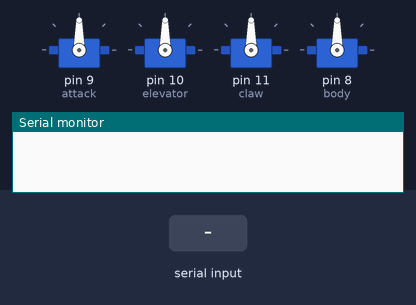
Recording of a sketch running on a simulated Arduino Uno, built with avr-gcc and run on an emulated ATmega328P. Parts: 4 × servo, the last lines printed to the serial monitor. The test bench sets the inputs (shaded band).

Above: at 1.2 s.
1.3 s: "q" received over Serial
At 1.9 s:
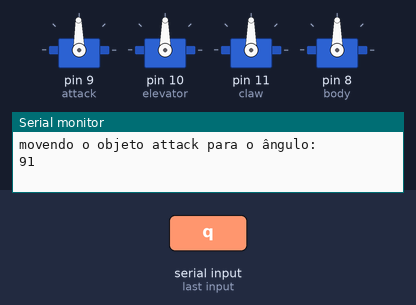
2.8 s: "w" received over Serial
At 3.1 s:
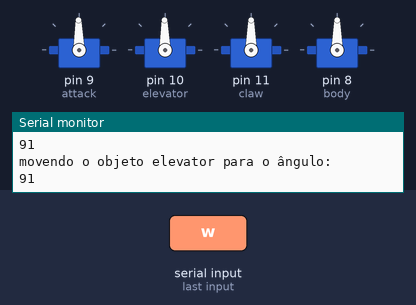
4.3 s: "e" received over Serial
At 5.4 s:
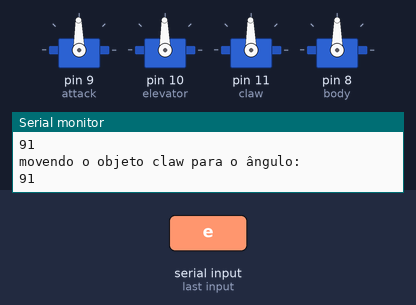
5.8 s: "r" received over Serial
At 6.6 s:
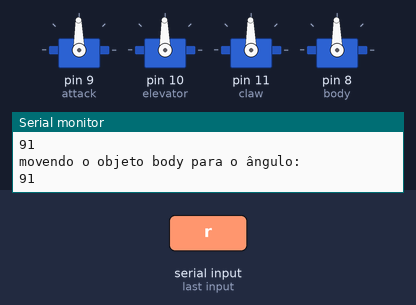
Timing chart, 0 to 8.3 s (numbered marks = the images above; inputs shaded):
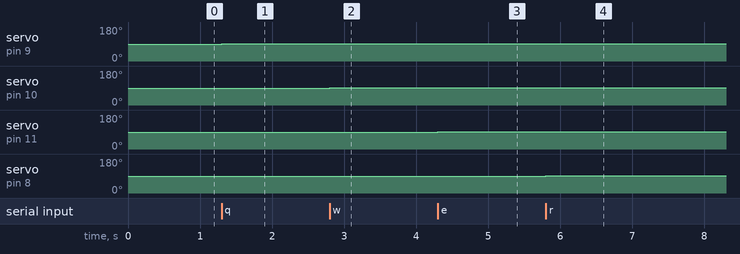

The sketch:

verify_angles.ino
```cpp
#include <VarSpeedServo.h>

VarSpeedServo attack;
VarSpeedServo elevator;
VarSpeedServo claw;
VarSpeedServo body;

int posicao = 90;
int posicao_attack = 90;
int posicao_elevator = 90;
int posicao_claw = 90;
int posicao_body = 90;

char mover;


void setup() {
    Serial.begin(9600);
    attack.attach(9, 1, 180);
    elevator.attach(10, 1, 180);
    claw.attach(11, 1, 180);
    body.attach(8, 1, 180);

}

void loop() {

  mover = Serial.read();

  if (mover == 'q'){
    posicao_attack += 1;
    attack.write(posicao_attack);
    Serial.println("movendo o objeto attack para o ângulo: ");
    Serial.println(int(posicao_attack));
    mover = 'z';
  }
  else if (mover == 'a'){
    posicao_attack -= 1;
    attack.write(posicao_attack);
    Serial.println("movendo o objeto attack para o ângulo: ");
    Serial.println(int(posicao_attack));
    mover = 'z';
  }

   else if (mover == 'w'){
    posicao_elevator += 1;
    elevator.write(posicao_elevator);
    Serial.println("movendo o objeto elevator para o ângulo: ");
    Serial.println(int(posicao_elevator));
    mover = 'z';
  }
  else if (mover == 's'){
    posicao_elevator -= 1;
    elevator.write(posicao_elevator);
    Serial.println("movendo o objeto elevator para o ângulo: ");
    Serial.println(int(posicao_elevator));
    mover = 'z';
  }

  else if (mover == 'e'){
    posicao_claw += 1;
    claw.write(posicao_claw);
    Serial.println("movendo o objeto claw para o ângulo: ");
    Serial.println(int(posicao_claw));
    mover = 'z';
  }
  else if (mover == 'd'){
    posicao_claw -= 1;
    claw.write(posicao_claw);
    Serial.println("movendo o objeto claw para o ângulo: ");
    Serial.println(int(posicao_claw));
    mover = 'z';
  }

  else if (mover == 'r'){
    posicao_body += 1;
    body.write(posicao_body);
    Serial.println("movendo o objeto body para o ângulo: ");
    Serial.println(int(posicao_body));
    mover = 'z';
  }
  else if (mover == 'f'){
    posicao_body -= 1;
    body.write(posicao_body);
    Serial.println("movendo o objeto body para o ângulo: ");
    Serial.println(int(posicao_body));
    mover = 'z';
  }
  else if (mover == 'y'){
    posicao == 90;
    attack.write(posicao);
    elevator.write(posicao);
    body.write(posicao);
    claw.write(posicao);
    Serial.println("movendo todos os objetos para o ângulo inicial: ");
    Serial.println(int(posicao));
    mover = 'z';
  }

}
```

Measured:
- after the input at 1.3 s, servo on pin 9 (attack): 90° → 91° at once
- after the input at 2.8 s, servo on pin 10 (elevator): 90° → 91° at once
- after the input at 4.3 s, servo on pin 11 (claw): 90° → 91° at once
- after the input at 5.8 s, servo on pin 8 (body): 90° → 91° at once
